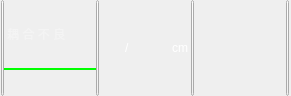
              <widget class="QWidget" name="widget_8" native="true">
               <property name="sizePolicy">
                <sizepolicy hsizetype="Fixed" vsizetype="Expanding">
                 <horstretch>0</horstretch>
                 <verstretch>0</verstretch>
                </sizepolicy>
               </property>
               <property name="minimumSize">
                <size>
                 <width>291</width>
                 <height>50</height>
                </size>
               </property>
               <property name="maximumSize">
                <size>
                 <width>291</width>
                 <height>96</height>
                </size>
               </property>
               <property name="styleSheet">
                <string notr="true"/>
               </property>
               <layout class="QGridLayout" name="gridLayout_35">
                <property name="margin">
                 <number>0</number>
                </property>
                <property name="spacing">
                 <number>0</number>
                </property>
                <item row="0" column="0">
                 <layout class="QGridLayout" name="gridLayout_34">
                  <property name="spacing">
                   <number>0</number>
                  </property>
                  <item row="0" column="0">
                   <widget class="QPushButton" name="pushButton_58">
                    <property name="sizePolicy">
                     <sizepolicy hsizetype="Minimum" vsizetype="Expanding">
                      <horstretch>0</horstretch>
                      <verstretch>0</verstretch>
                     </sizepolicy>
                    </property>
                    <property name="minimumSize">
                     <size>
                      <width>3</width>
                      <height>90</height>
                     </size>
                    </property>
                    <property name="maximumSize">
                     <size>
                      <width>3</width>
                      <height>128</height>
                     </size>
                    </property>
                    <property name="styleSheet">
                     <string notr="true"/>
                    </property>
                    <property name="text">
                     <string/>
                    </property>
                   </widget>
                  </item>
                  <item row="0" column="1">
                   <layout class="QVBoxLayout" name="verticalLayout_49">
                    <property name="spacing">
                     <number>0</number>
                    </property>
                    <item>
                     <spacer name="verticalSpacer_25">
                      <property name="orientation">
                       <enum>Qt::Vertical</enum>
                      </property>
                      <property name="sizeHint" stdset="0">
                       <size>
                        <width>20</width>
                        <height>13</height>
                       </size>
                      </property>
                     </spacer>
                    </item>
                    <item>
                     <widget class="QLabel" name="label_28">
                      <property name="minimumSize">
                       <size>
                        <width>92</width>
                        <height>15</height>
                       </size>
                      </property>
                      <property name="maximumSize">
                       <size>
                        <width>92</width>
                        <height>15</height>
                       </size>
                      </property>
                      <property name="styleSheet">
                       <string notr="true">font: 75 10pt &quot;新宋体&quot;;
color: rgb(244, 244, 244);</string>
                      </property>
                      <property name="text">
                       <string> 耦 合 不 良</string>
                      </property>
                     </widget>
                    </item>
                    <item>
                     <spacer name="verticalSpacer_26">
                      <property name="orientation">
                       <enum>Qt::Vertical</enum>
                      </property>
                      <property name="sizeHint" stdset="0">
                       <size>
                        <width>20</width>
                        <height>13</height>
                       </size>
                      </property>
                     </spacer>
                    </item>
                    <item>
                     <widget class="QLabel" name="label_29">
                      <property name="minimumSize">
                       <size>
                        <width>92</width>
                        <height>2</height>
                       </size>
                      </property>
                      <property name="maximumSize">
                       <size>
                        <width>92</width>
                        <height>2</height>
                       </size>
                      </property>
                      <property name="styleSheet">
                       <string notr="true">background-color: rgb(0, 255, 0);</string>
                      </property>
                      <property name="text">
                       <string/>
                      </property>
                     </widget>
                    </item>
                    <item>
                     <spacer name="verticalSpacer_27">
                      <property name="orientation">
                       <enum>Qt::Vertical</enum>
                      </property>
                      <property name="sizeHint" stdset="0">
                       <size>
                        <width>20</width>
                        <height>13</height>
                       </size>
                      </property>
                     </spacer>
                    </item>
                   </layout>
                  </item>
                  <item row="0" column="2">
                   <widget class="QPushButton" name="pushButton_61">
                    <property name="sizePolicy">
                     <sizepolicy hsizetype="Minimum" vsizetype="Expanding">
                      <horstretch>0</horstretch>
                      <verstretch>0</verstretch>
                     </sizepolicy>
                    </property>
                    <property name="minimumSize">
                     <size>
                      <width>3</width>
                      <height>90</height>
                     </size>
                    </property>
                    <property name="maximumSize">
                     <size>
                      <width>3</width>
                      <height>128</height>
                     </size>
                    </property>
                    <property name="text">
                     <string/>
                    </property>
                   </widget>
                  </item>
                  <item row="0" column="3">
                   <layout class="QVBoxLayout" name="verticalLayout_48">
                    <property name="spacing">
                     <number>0</number>
                    </property>
                    <item>
                     <spacer name="verticalSpacer_28">
                      <property name="orientation">
                       <enum>Qt::Vertical</enum>
                      </property>
                      <property name="sizeHint" stdset="0">
                       <size>
                        <width>17</width>
                        <height>13</height>
                       </size>
                      </property>
                     </spacer>
                    </item>
                    <item>
                     <layout class="QHBoxLayout" name="horizontalLayout_16">
                      <property name="spacing">
                       <number>0</number>
                      </property>
                      <item>
                       <widget class="QLabel" name="labelBadCoupleFeatureNum">
                        <property name="minimumSize">
                         <size>
                          <width>26</width>
                          <height>20</height>
                         </size>
                        </property>
                        <property name="maximumSize">
                         <size>
                          <width>26</width>
                          <height>20</height>
                         </size>
                        </property>
                        <property name="styleSheet">
                         <string notr="true">font: 13pt &quot;宋体&quot;;
color: rgb(255, 255, 255);</string>
                        </property>
                        <property name="text">
                         <string/>
                        </property>
                        <property name="alignment">
                         <set>Qt::AlignRight|Qt::AlignTrailing|Qt::AlignVCenter</set>
                        </property>
                       </widget>
                      </item>
                      <item>
                       <widget class="QLabel" name="label_82">
                        <property name="minimumSize">
                         <size>
                          <width>10</width>
                          <height>20</height>
                         </size>
                        </property>
                        <property name="maximumSize">
                         <size>
                          <width>10</width>
                          <height>20</height>
                         </size>
                        </property>
                        <property name="styleSheet">
                         <string notr="true">font: 20pt &quot;宋体&quot;;
color: rgb(255, 255, 255);</string>
                        </property>
                        <property name="text">
                         <string>/</string>
                        </property>
                       </widget>
                      </item>
                      <item>
                       <widget class="QLabel" name="labelBadCoupleFeatureSize">
                        <property name="sizePolicy">
                         <sizepolicy hsizetype="Preferred" vsizetype="Fixed">
                          <horstretch>0</horstretch>
                          <verstretch>0</verstretch>
                         </sizepolicy>
                        </property>
                        <property name="minimumSize">
                         <size>
                          <width>37</width>
                          <height>26</height>
                         </size>
                        </property>
                        <property name="maximumSize">
                         <size>
                          <width>37</width>
                          <height>26</height>
                         </size>
                        </property>
                        <property name="layoutDirection">
                         <enum>Qt::RightToLeft</enum>
                        </property>
                        <property name="styleSheet">
                         <string notr="true">font: 13pt &quot;宋体&quot;;
color: rgb(255, 255, 255);</string>
                        </property>
                        <property name="text">
                         <string/>
                        </property>
                        <property name="alignment">
                         <set>Qt::AlignRight|Qt::AlignTrailing|Qt::AlignVCenter</set>
                        </property>
                       </widget>
                      </item>
                      <item>
                       <widget class="QLabel" name="label_85">
                        <property name="minimumSize">
                         <size>
                          <width>19</width>
                          <height>20</height>
                         </size>
                        </property>
                        <property name="maximumSize">
                         <size>
                          <width>19</width>
                          <height>20</height>
                         </size>
                        </property>
                        <property name="styleSheet">
                         <string notr="true">font: 15pt &quot;宋体&quot;;
color: rgb(255, 255, 255);</string>
                        </property>
                        <property name="text">
                         <string>cm</string>
                        </property>
                       </widget>
                      </item>
                     </layout>
                    </item>
                    <item>
                     <spacer name="verticalSpacer_29">
                      <property name="orientation">
                       <enum>Qt::Vertical</enum>
                      </property>
                      <property name="sizeHint" stdset="0">
                       <size>
                        <width>17</width>
                        <height>13</height>
                       </size>
                      </property>
                     </spacer>
                    </item>
                   </layout>
                  </item>
                  <item row="0" column="4">
                   <widget class="QPushButton" name="pushButton_62">
                    <property name="sizePolicy">
                     <sizepolicy hsizetype="Minimum" vsizetype="Expanding">
                      <horstretch>0</horstretch>
                      <verstretch>0</verstretch>
                     </sizepolicy>
                    </property>
                    <property name="minimumSize">
                     <size>
                      <width>3</width>
                      <height>90</height>
                     </size>
                    </property>
                    <property name="maximumSize">
                     <size>
                      <width>3</width>
                      <height>128</height>
                     </size>
                    </property>
                    <property name="text">
                     <string/>
                    </property>
                   </widget>
                  </item>
                  <item row="0" column="5">
                   <spacer name="horizontalSpacer_11">
                    <property name="orientation">
                     <enum>Qt::Horizontal</enum>
                    </property>
                    <property name="sizeType">
                     <enum>QSizePolicy::Fixed</enum>
                    </property>
                    <property name="sizeHint" stdset="0">
                     <size>
                      <width>92</width>
                      <height>20</height>
                     </size>
                    </property>
                   </spacer>
                  </item>
                  <item row="0" column="6">
                   <widget class="QPushButton" name="pushButton_63">
                    <property name="sizePolicy">
                     <sizepolicy hsizetype="Minimum" vsizetype="Expanding">
                      <horstretch>0</horstretch>
                      <verstretch>0</verstretch>
                     </sizepolicy>
                    </property>
                    <property name="minimumSize">
                     <size>
                      <width>3</width>
                      <height>90</height>
                     </size>
                    </property>
                    <property name="maximumSize">
                     <size>
                      <width>3</width>
                      <height>128</height>
                     </size>
                    </property>
                    <property name="text">
                     <string/>
                    </property>
                   </widget>
                  </item>
                 </layout>
                </item>
               </layout>
              </widget>
